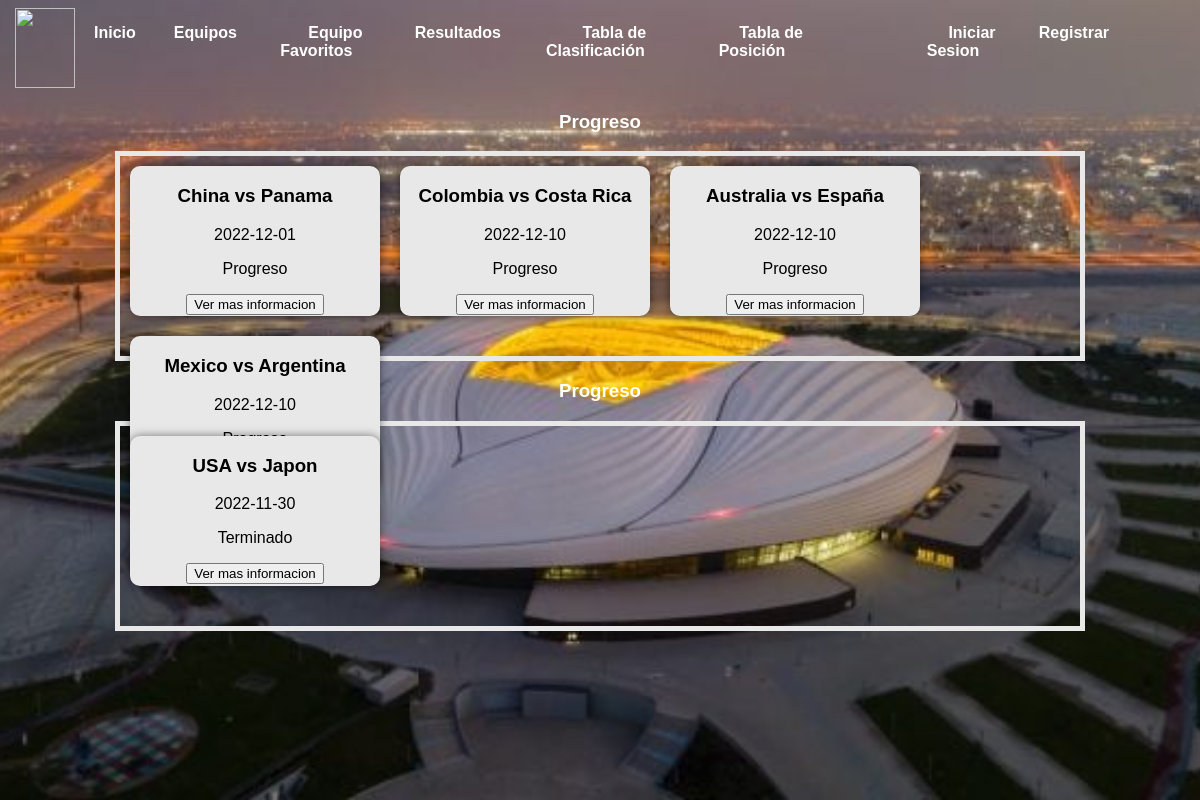
The page /resultado2.php on the database its author committed.
### tables this page shows
CREATE TABLE `partido` (
  `id` int(20) NOT NULL,
  `Equipo1` varchar(20) NOT NULL,
  `Equipo2` varchar(20) NOT NULL,
  `lugar` varchar(20) NOT NULL,
  `hora` varchar(20) NOT NULL,
  `estado` varchar(20) NOT NULL,
  `fecha` date NOT NULL
);

### resultado2.php (the view, shortened to what this page needs)
<?php
$servidor='localhost';
$Usuario='root';
$Contraseña='';
$Base_de_datos='prueba';
 $conexion_bd = @new mysqli($servidor,$Usuario,$Contraseña,$Base_de_datos);
?>
<!DOCTYPE html>
<html lang="en">
<head>
    <link rel="stylesheet" href="resultado.css">
</head>
<body>
 <div class="fondo">
    <img class="imagenfondo"src="asset\imagen-de-uno-de-los-estadios-del-mundial-de-qatar-2022.-getty-655x368.jpg" alt="">
    <?php include("Templates/nav_bar.php"); ?>
 <h3 style="color: white; text-align:center" >Progreso</h3>
    <div class="contcarta">
     <?php
      $sql="SELECT * FROM partido where estado = 'Progreso'";
      $resultado=$conexion_bd->query($sql);
      if($resultado -> num_rows > 0){
          while($row = $resultado->fetch_assoc()){
              echo ("<div class='carta'>
              <h3 style='text-align:center;'>$row[Equipo1] vs $row[Equipo2]</h3>
              <p>$row[fecha]</p>
              <p>$row[estado]</p>
              <form action='profile.php' method='POST'>
              <input type='hidden' name='id' value='$row[id]'>
              <input type='submit' value='Ver mas informacion'>
              </form>
            </div>");
          }
      }
     ?>
    </div>
    <h3 style="color: white; text-align:center" >Progreso</h3>
    <div class="contcarta">
     <?php
      $sql="SELECT * FROM partido where estado = 'Terminado'";
      $resultado=$conexion_bd->query($sql);
      if($resultado -> num_rows > 0){
          while($row = $resultado->fetch_assoc()){
              echo ("
              <div class='carta'>
              <h3 style='text-align:center;'>$row[Equipo1] vs $row[Equipo2]</h3>
              <p>$row[fecha]</p>
              <p>$row[estado]</p>
              <form action='profile.php' method='POST'>
              <input type='hidden' name='id' value='$row[id]'>
              <input type='submit' value='Ver mas informacion'>
              </form>
            </div>");
          }
      }
     ?>
    </div>
</body>
</html>

### resultado.css (style rules this page uses)
body { margin: 0; padding: 0; font-family: sans-serif; background-size: cover; }
.imagenfondo { position: absolute; width: 100%; height: 100%; z-index: -1; object-fit: cover; }
.fondo { position: relative; width: auto; height: 100vh; }
.contcarta { display: flex; text-align: center; flex-wrap: wrap; margin: 5px auto; width: 80%; height: 25vh; border: solid 5px rgb(232, 232, 232); }
.carta { width: 250px; height: 150px; margin: 10px; background-color: rgb(232, 232, 232); border-radius: 10px; box-shadow: 0 0 10px rgba(0, 0, 0, 0.5); }

### rows shown on the page
partido: Equipo1 "China", Equipo2 "Panama", fecha "2022-12-01", estado "Progreso"
partido: Equipo1 "Colombia", Equipo2 "Costa Rica", fecha "2022-12-10", estado "Progreso"
partido: Equipo1 "Australia", Equipo2 "España", fecha "2022-12-10", estado "Progreso"
partido: Equipo1 "Mexico", Equipo2 "Argentina", fecha "2022-12-10"
partido: Equipo1 "USA", Equipo2 "Japon", fecha "2022-11-30", estado "Terminado"
